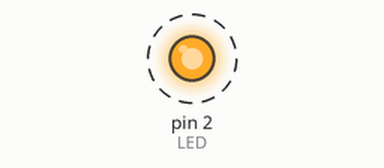
A sketch run on a simulated Arduino Uno, built with avr-gcc and run on an emulated ATmega328P. On the bench: output pins drawn as LEDs (lit = HIGH). Dashed ring = blinking.

Above: at 0.05 s.
Timing chart, 0 to 3.0 s (numbered marks = the images above):
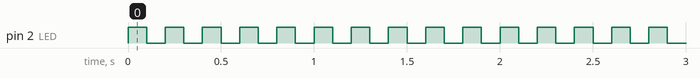

The sketch:

arduinoPrueba.ino
```cpp
int LED = 2;
int myDelay = 100;

void setup() {
  // put your setup code here, to run once:
  pinMode(LED, OUTPUT);
}

void loop() {
  // put your main code here, to run repeatedly:
  digitalWrite(LED, HIGH);
  delay(myDelay);
  digitalWrite(LED, LOW);
  delay(myDelay);
}
```

Measured:
- by itself, pin 2 (LED): alternates HIGH for 0.10 s and LOW for 0.10 s
